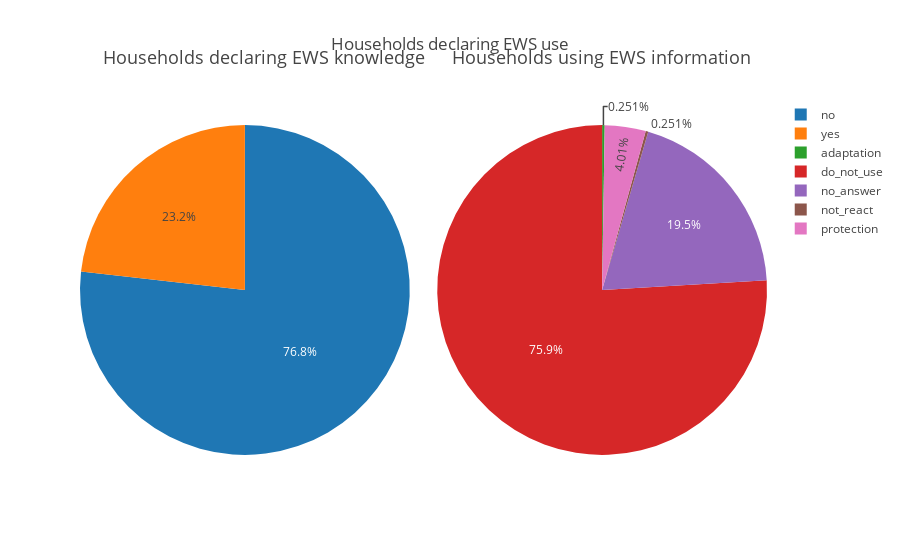

The notebook cell this image was saved under:
### Markdown cell above
#### EWS awareness

### Code cell
ews_knowledge = reg_survey.groupby('ews_knowledge').size()
ews_use = reg_survey.groupby('use_ews').size()
fig_ews = {
    "layout": {
        "title": {
            "text": "Households declaring EWS use"
        },
        "annotations": [
            {
                "font": {
                    "size": 18
                },
                "showarrow": False,
                "text": "Households declaring EWS knowledge",
                "x": 0.03,
                "y": 1.15
            },
            {
                "font": {
                    "size": 18
                },
                "showarrow": False,
                "text": "Households using EWS information",
                "x": 0.98,
                "y": 1.15
            }
        ]
    },
    "data": [
        {

            "values": ews_knowledge.values,
            "labels": ews_knowledge.index.values,
            "domain": {
                "x": [0, .48]
            },
            "type": "pie",
            "sort": False
        },
        {

            "values": ews_use.values,
            "labels": ews_use.index.values,
            "domain": {
                "x": [.52, 1]
            },
            "type": "pie",
            "sort": False
        },
    ]
}

iplot(fig_ews)

### Figure 1 — Plotly figure (JSON) as saved in the notebook; plotly's stock layout.template omitted (floating-point values rounded to 4 significant figures)
{"data": [{"domain": {"x": [0, 0.48]}, "labels": ["no", "yes"], "sort": false, "type": "pie", "values": [291, 88]}, {"domain": {"x": [0.52, 1]}, "labels": ["adaptation", "do_not_use", "no_answer", "not_react", "protection"], "sort": false, "type": "pie", "values": [1, 303, 78, 1, 16]}], "layout": {"annotations": [{"font": {"size": 18}, "showarrow": false, "text": "Households declaring EWS knowledge", "x": 0.03, "y": 1.15}, {"font": {"size": 18}, "showarrow": false, "text": "Households using EWS information", "x": 0.98, "y": 1.15}], "title": {"text": "Households declaring EWS use"}}}
